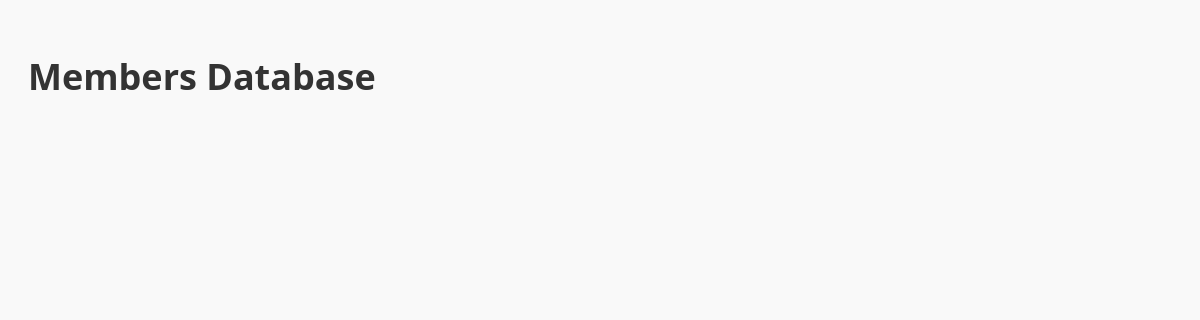
/, run on an earlier commit of the app's database.
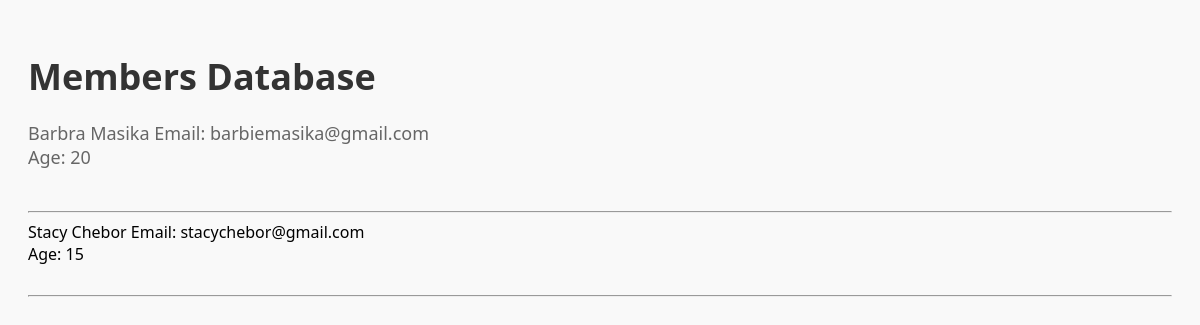
And on a later commit of the database.
### myapp/models.py (models this page shows, shortened)
class Member(models.Model):
    fname = models.CharField(max_length=50)
    lname = models.CharField(max_length=100)
    email = models.EmailField(max_length=100)
    age = models.IntegerField()
    pwd = models.CharField(max_length=50)

### myapp/views.py (the view)
# urls.py: 2. Add a URL to urlpatterns:  path('', views.home, name='home')
def home(request):
    all_members = Member.objects.all
    return render(request, 'home.html', {'all':all_members})

### myapp/templates/home.html (shortened to what this page needs)
<!DOCTYPE html>
<html lang="en">
<head>
</head>
<body>
   <h1>Members Database</h1>
   <p>
      {% block content %}
      {% for item in all%}
         {{ item.fname}} {{ item.lname }}
         Email: {{ item.email}} <br/>
         Age: {{ item.age }} <br/><br/>
         <hr>
      {% endfor %}
      {% endblock %}
   </p>
</body>
</html>

What changed in the data, as far as the page shows it:
added Member: fname "Barbra", lname "Masika", email "barbiemasika@gmail.com", age "20"
added Member: fname "Stacy", lname "Chebor", email "stacychebor@gmail.com", age "15"
